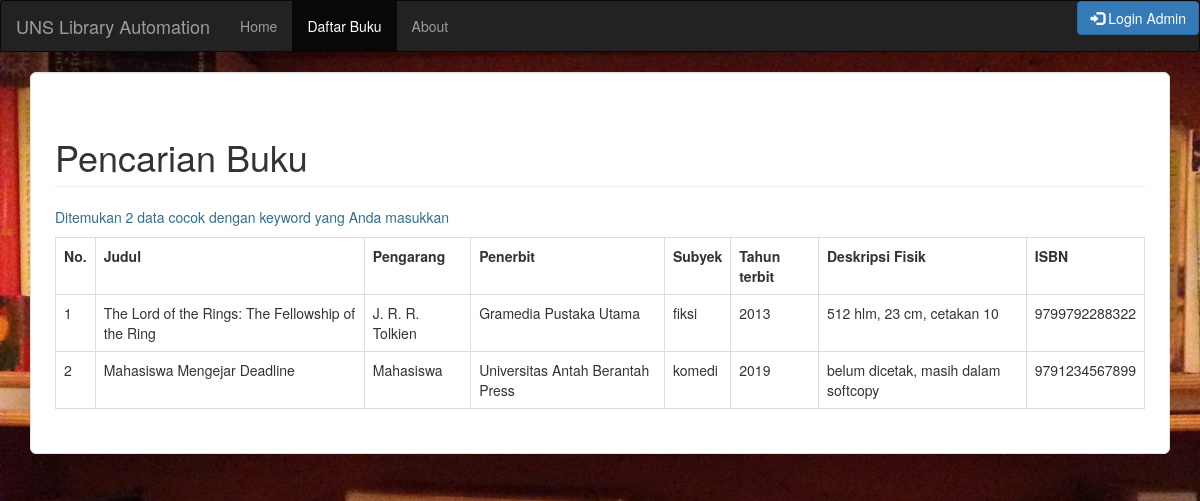
Screenshot of /search.php with the database file from the repository.
### tables this page shows
CREATE TABLE IF NOT EXISTS `buku` (
  `id_buku` int(11) NOT NULL AUTO_INCREMENT,
  `judul` varchar(100) NOT NULL,
  `pengarang` varchar(100) NOT NULL,
  `penerbit` varchar(50) NOT NULL,
  `thn_terbit` varchar(4) NOT NULL,
  `deskripsi_fisik` varchar(100) NOT NULL,
  `isbn` varchar(13) NOT NULL,
  `subyek` varchar(50) NOT NULL,
  PRIMARY KEY (`id_buku`),
  KEY `isbn` (`isbn`)
);

### search.php (the view, shortened to what this page needs)
<?php
	include "cek.php";
	if(isset($_GET['category'])||isset($_GET['keyword'])){
		$category = $_GET['category'];
		$keyword = $_GET['keyword'];
		$sql = "SELECT * FROM buku WHERE $category LIKE '%$keyword%'";
		$result = mysqli_query($connection, $sql);
		$count=mysqli_num_rows($result);
	}else{
		$sql = "SELECT * FROM buku;";
		$result = mysqli_query($connection, $sql);
		$count=mysqli_num_rows($result);
	}
?>
<!DOCTYPE html>
<html>
<head>
	<link rel="stylesheet" href="bootstrap/css/bootstrap.css">
</head>
<body background="img/bg_lib.jpg">
	<nav class="navbar navbar-inverse">
	  <div class="container-fluid">
	    <div class="navbar-header">
	      <a class="navbar-brand" href="index.php">UNS Library Automation</a>
	    </div>
	    <div>
	      <ul class="nav navbar-nav">
	        <li><a href="index.php">Home</a></li>
	        <li class="active"><a href="">Daftar Buku</a></li>
	        <li><a href="about.php">About</a></li>
	      </ul>
		  <ul class="nav navbar-nav navbar-right">
			<a href="login-page.php">
				<button type="button" class="btn btn-primary btn-md">
				<span class="glyphicon glyphicon-log-in"></span> Login Admin
				</button>
			</a>
	     </ul>
	    </div>
	  </div>
	</nav>
	<div class="container">
		<div class="well well-lg" style="background: white">
		<h1 class="page-header">Pencarian Buku</h1>
		<table class="table table-hover table-bordered">
			<tr>
				<th>No.</th>
				<th>Judul</th>
				<th>Pengarang</th>
				<th>Penerbit</th>
				<th>Subyek</th>
				<th>Tahun terbit</th>
				<th>Deskripsi Fisik</th>
				<th>ISBN</th>
			</tr>
<?php
	if($count>0){
		$number = 1;
		echo "<p class='text-info'>Ditemukan $count data cocok dengan keyword yang Anda masukkan<p>";
		while($row = mysqli_fetch_assoc($result)) {
	        echo "<tr> <td>" . $number. "</td><td> " .
	        $row["judul"]. "</td><td> " .
	        $row["pengarang"]."</td><td>".
	        $row["penerbit"]."</td><td>".
	        $row["subyek"]."</td><td>".
	        $row["thn_terbit"]."</td><td>".
	        $row["deskripsi_fisik"]."</td><td>".
	        $row["isbn"]."</td></tr>";
	        $number++;
		}
	}else{
		echo "Maaf, tidak ditemukan data yang cocok.";
	}
?>
			</table>
		</div>
	</div>
</body>
</html>

### search.php (style rules this page uses)
body { background-size: cover; }

### rows the page displays
buku: judul "The Lord of the Rings: The Fellowship of the Ring", pengarang "J. R. R. Tolkien", penerbit "Gramedia Pustaka Utama", subyek "fiksi", thn_terbit "2013", deskripsi_fisik "512 hlm, 23 cm, cetakan 10", isbn "9799792288322"
buku: judul "Mahasiswa Mengejar Deadline", pengarang "Mahasiswa", penerbit "Universitas Antah Berantah Press", subyek "komedi", thn_terbit "2019", deskripsi_fisik "belum dicetak, masih dalam softcopy", isbn "9791234567899"

### other values shown
$count "2"
